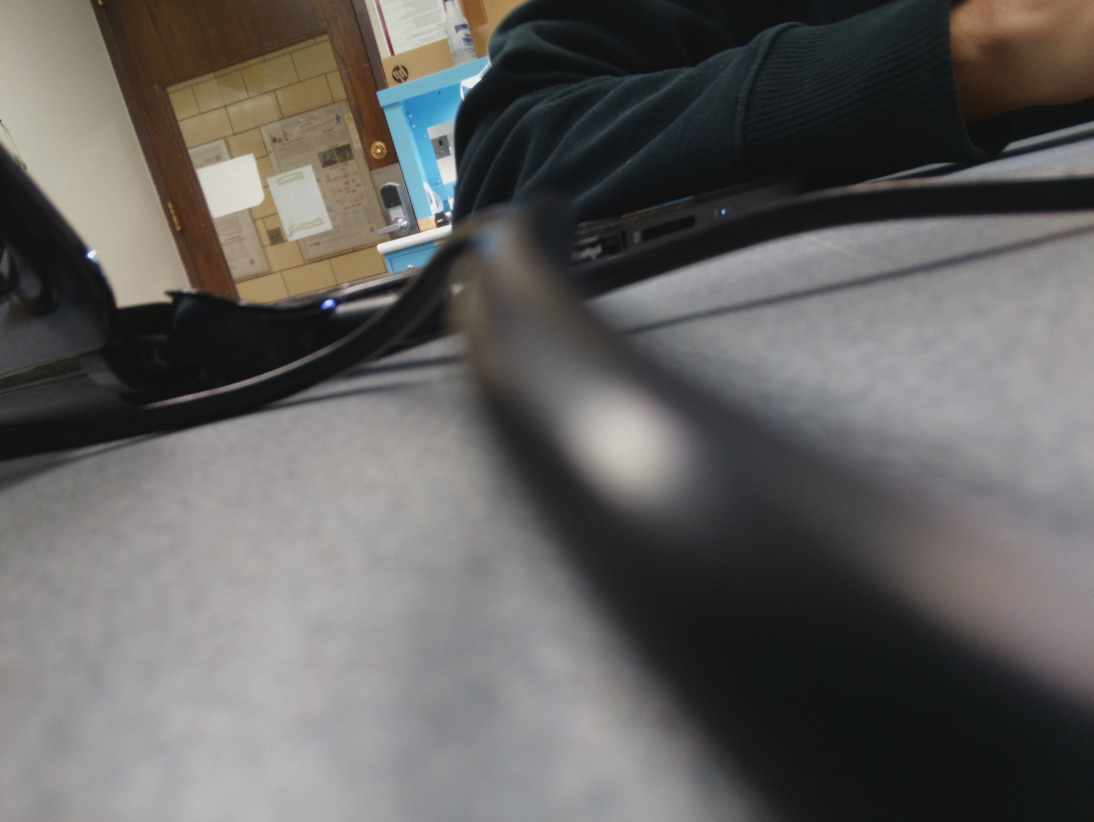
#> input picture camera/2017-10-31_1635.jpg, 3280 x 2464 px, given in place of 2017-10-31_1635.jpg.jpg, which was not available (shown at 1/3 size)
$ python image_processing.py camera/2017-10-31_1635.jpg
#> lines starting #> are read from the running program, lines starting #| are printed output that depends on the picture; after the words box and inside, x2 and y2 are one past the last pixel; in counts of white or black regions, pixels touching at a corner belong together; pictures that were not available may be replaced by others from this repository, and a replacement may not be noted
from PIL import Image
import sys
import numpy as np
from PIL import ImageFilter

'''
input should be the name of the file to be converted to BW
'''

# Path variables
path="/home/pi/Documents/access/camera/" #"C:/Users/Victor/Documents/UMass Amherst/Fall 2017 (senior)/SDP/images/" #"/home/pi/Documents/access/camera/" # path without image name
save_to=path #"/home/pi/Documents/access/camera/" #"" for same directory

# Check input name
if len(sys.argv) < 2:
    print("No input detected!")
    sys.exit("No input detected! Name of the file without extension must be provided as input through console")

file_name = sys.argv[1]

# Load image:
path = path+file_name+".jpg" # assuming jpg extension which is the one that we use when we take a picture

img = Image.open(path)
#> img is the input picture: PIL image 3280x2464 RGB; mean R, G, B 99, 97.1, 95.3
img.show()

rgb_im = img.convert('RGB')
r, g, b = rgb_im.split()
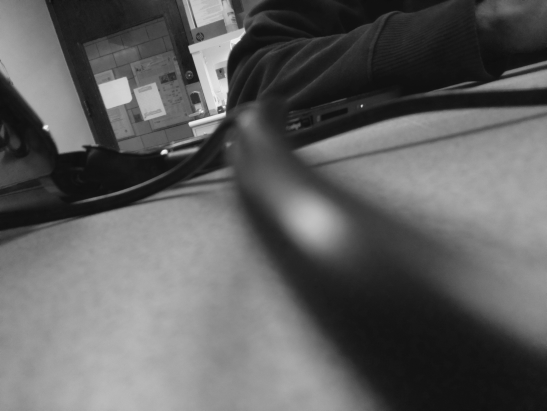
#> b: PIL image 3280x2464 L (shown at 1/6 size); min 4, max 255, mean 95.3

# Filter Green and Blue channels  -------------
#Green
# Matlab: ave_green = mean(mean(green));
ave_green =np.mean(g);
#> ave_green = 97.09

# Matlab: green(green < ave_green) = 0;
g = np.array(g)
g[np.where(g < ave_green)] = 0
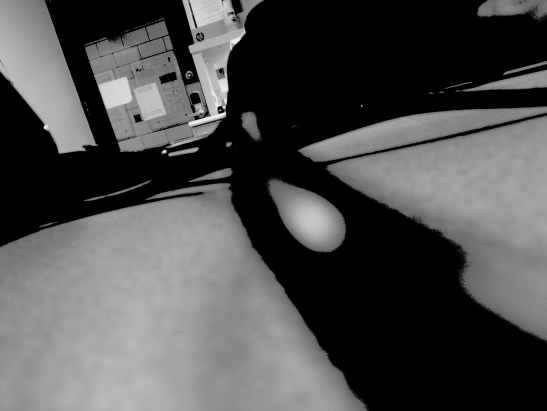
#> g: shape (2464, 3280) (shown at 1/6 size); min 0, max 240, mean 77.9

#Blue
ave_blue =np.mean(b);
#> ave_blue = 95.31
b2 = np.array(b)
b2[np.where(b2 < ave_blue)] = 0

#New Green Channel (less error)
newGreen=np.abs(g-b2*0.7)
# Matlab: newGreen1(new_img < 0.25) = 0;
newGreen[np.where(newGreen < 0.25*255)] = 0


newGreen = Image.fromarray(newGreen).convert('L') # to be able to merge r,g,b "need to convert each channel into a luminosity channel"
#> newGreen: PIL image 3280x2464 L

# Deleting Red and Blue channels
r=r.point(lambda i: i * 0)
#> r: PIL image 3280x2464 L; every value is 0
b=b.point(lambda i: i * 0)

# Create image with new channels
green_img = Image.merge('RGB', (r, newGreen, b))
green_img.show()


newGreen = np.array(newGreen) #convert to numpy array
newGreen[ np.where(newGreen > 0) ] = 255;
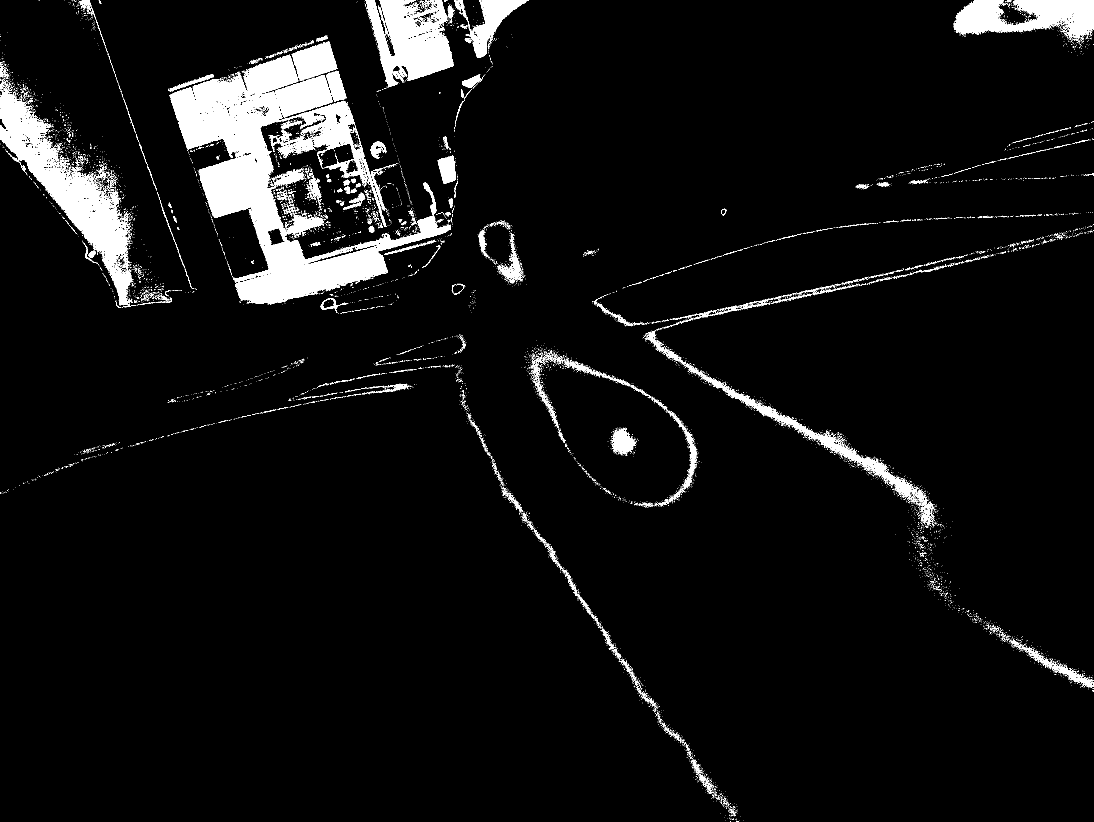
#> newGreen: shape (2464, 3280) (shown at 1/3 size); 5.5% white; 9958 white regions (9439 under 20 px), largest, box (x1, y1, x2, y2) and area: (509, 164, 1353, 913) 195540, (0, 268, 400, 917) 57747, (1097, 0, 1362, 262) 40113

b_w_img = Image.fromarray(newGreen)
b_w_img.show()

# Apply median filter

b_w_img_filtered = b_w_img.filter(ImageFilter.MedianFilter(size=7))
#> b_w_img_filtered: PIL image 3280x2464 L; 5.1% white; 448 white regions (270 under 20 px), largest, box (x1, y1, x2, y2) and area: (510, 166, 1353, 913) 180594, (0, 274, 396, 915) 62327, (1097, 0, 1361, 260) 40978
b_w_img_filtered = b_w_img_filtered.filter(ImageFilter.MedianFilter(size=7))
#> b_w_img_filtered: PIL image 3280x2464 L; 5.1% white; 169 white regions (31 under 20 px), largest, box (x1, y1, x2, y2) and area: (510, 126, 1353, 912) 191044, (0, 276, 395, 915) 62164, (1097, 0, 1360, 260) 41243
b_w_img_filtered = b_w_img_filtered.filter(ImageFilter.MedianFilter(size=7))
#> b_w_img_filtered: PIL image 3280x2464 L; 5% white; 131 white regions (14 under 20 px), largest, box (x1, y1, x2, y2) and area: (511, 127, 1353, 912) 191295, (0, 277, 394, 915) 62396, (1097, 0, 1360, 260) 41391
b_w_img_filtered = b_w_img_filtered.filter(ImageFilter.MedianFilter(size=7))
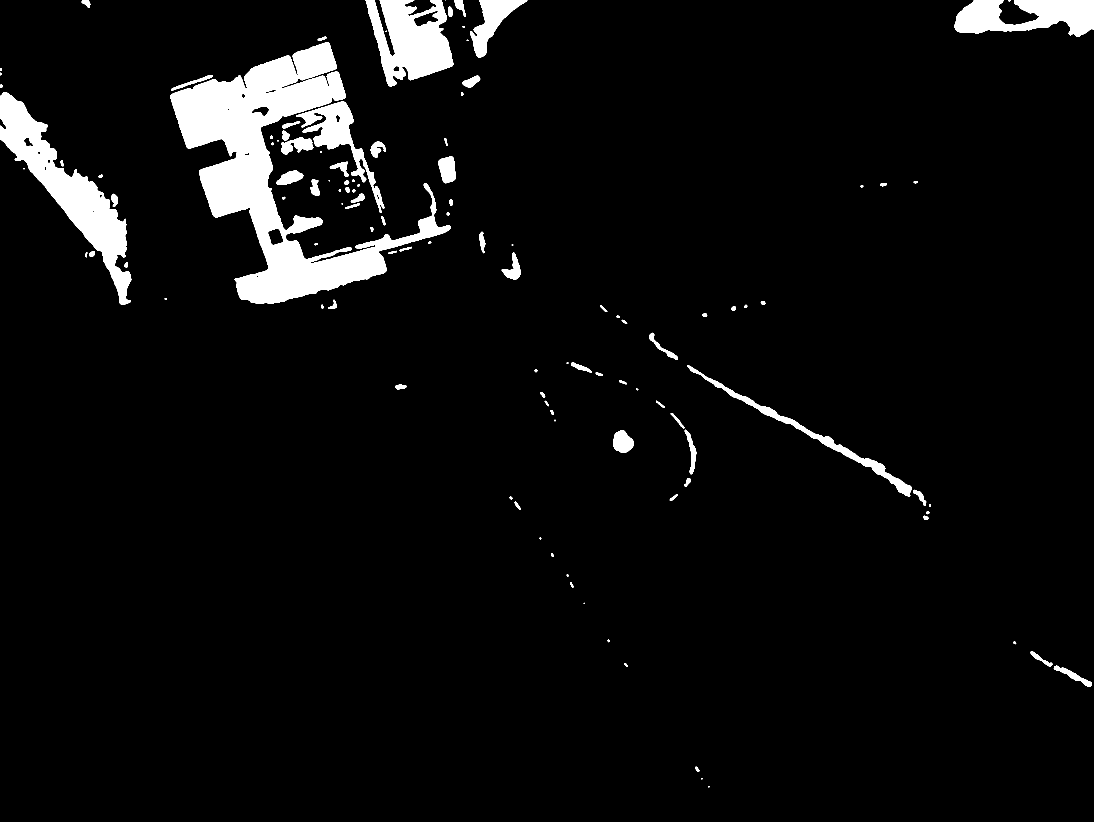
#> b_w_img_filtered: PIL image 3280x2464 L (shown at 1/3 size); 5% white; 114 white regions (12 under 20 px), largest, box (x1, y1, x2, y2) and area: (511, 127, 1352, 912) 191474, (0, 277, 394, 915) 62567, (1097, 0, 1360, 259) 41478

b_w_img_filtered.show()

bw_img_name=file_name+"_bw.jpg"
b_w_img_filtered.save(save_to+bw_img_name)

$ run again, on camera/2017-11-17_1641.jpg
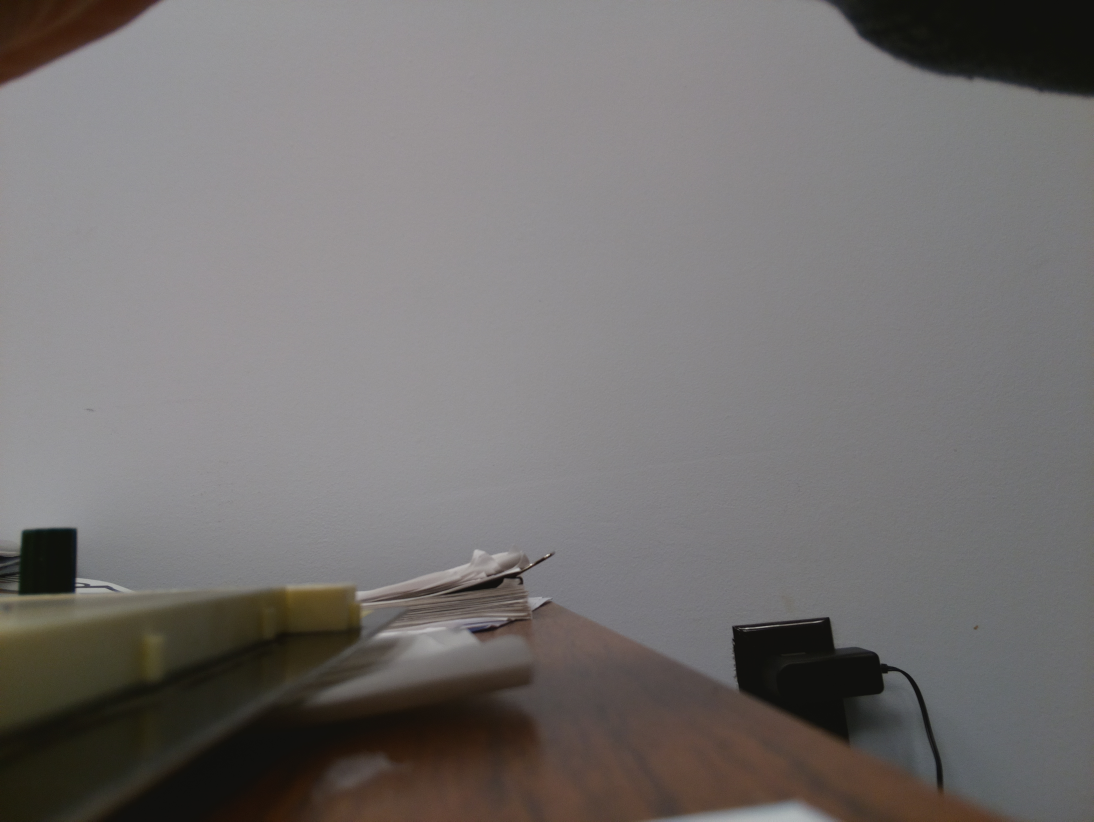
#> input picture camera/2017-11-17_1641.jpg, 3280 x 2464 px, given in place of 2017-11-17_1641.jpg.jpg, which was not available (shown at 1/3 size)
#> img is the input picture: PIL image 3280x2464 RGB; mean R, G, B 116.8, 113.6, 112.8
#> ave_green = 113.6
#> ave_blue = 112.8
#> `newGreen[ np.where(newGreen > 0) ] = 255;`:
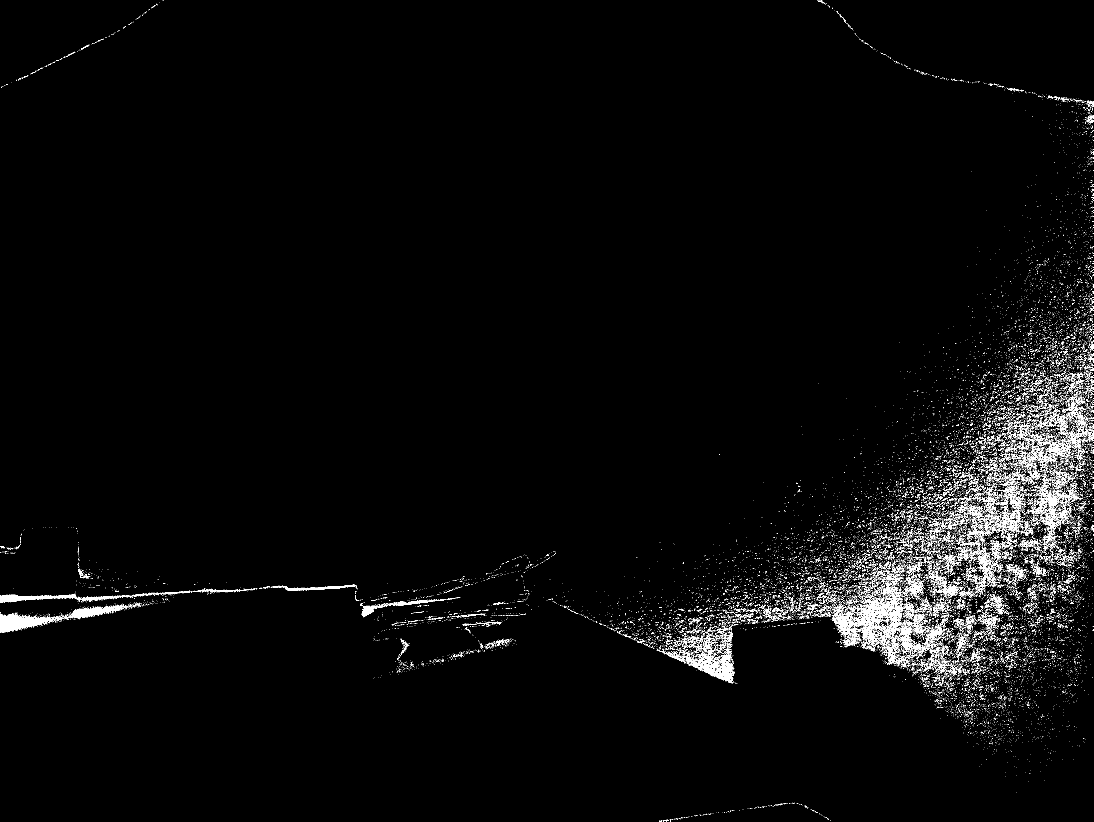
#> newGreen: shape (2464, 3280) (shown at 1/3 size); 1.9% white in thin lines or dots
#> `b_w_img_filtered = b_w_img_filtered.filter(ImageFilter.MedianFilter(si..`:
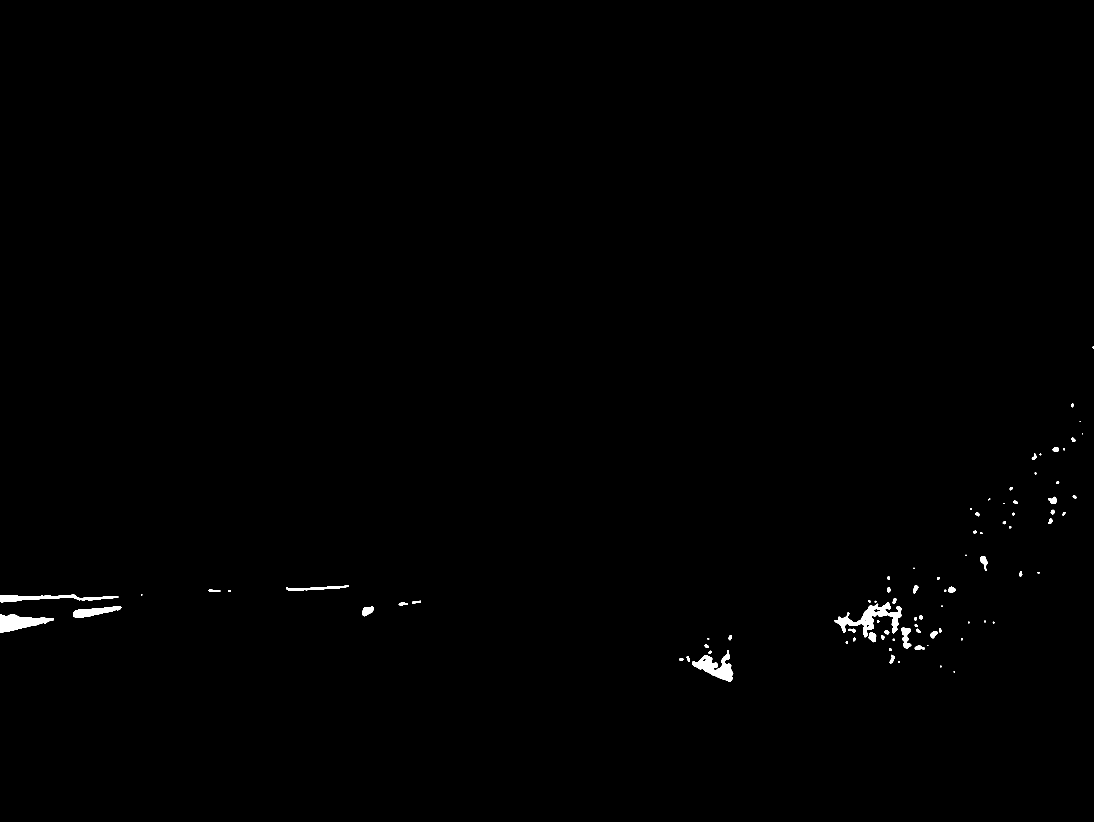
#> b_w_img_filtered: PIL image 3280x2464 L (shown at 1/3 size); 0.4% white; 86 white regions (11 under 20 px), largest, box (x1, y1, x2, y2) and area: (2503, 1807, 2705, 1912) 6343, (0, 1842, 162, 1897) 4945, (2077, 1951, 2200, 2045) 4861

$ run again, on camera/2017-11-17_1653.jpg
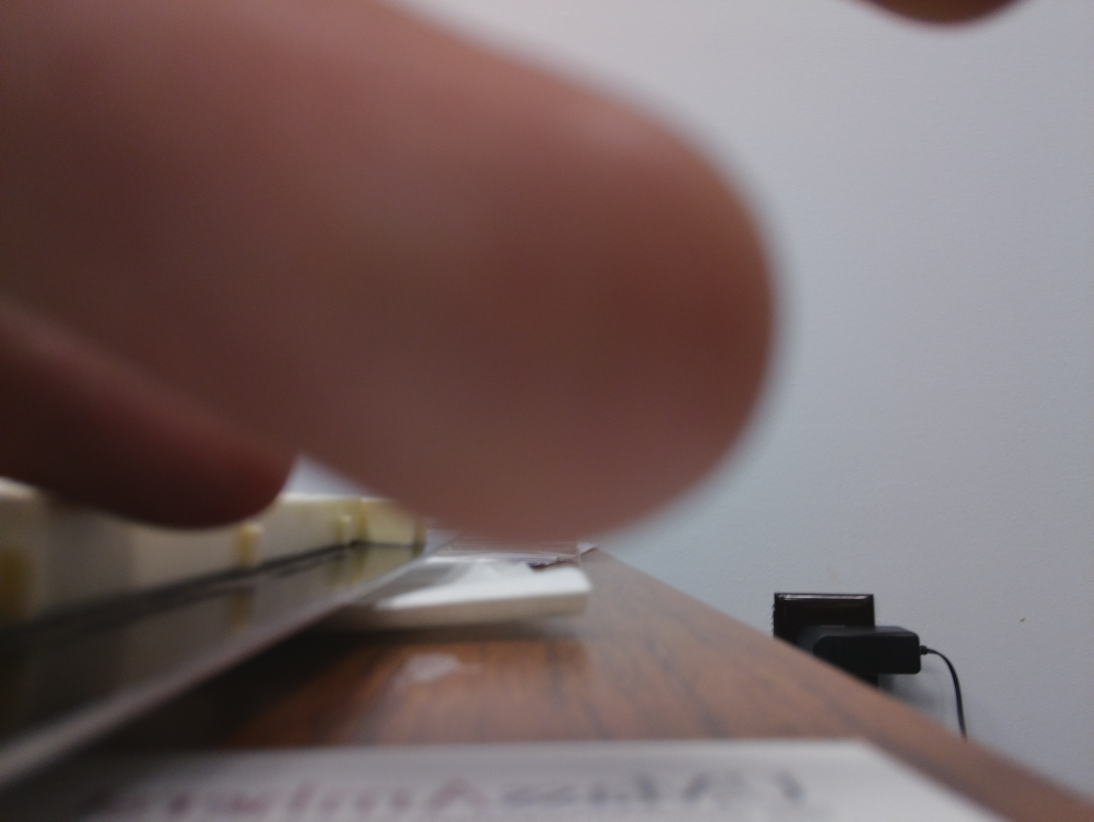
#> input picture camera/2017-11-17_1653.jpg, 3280 x 2464 px, given in place of 2017-11-17_1653.jpg.jpg, which was not available (shown at 1/3 size)
#> img is the input picture: PIL image 3280x2464 RGB; mean R, G, B 118.5, 100.8, 100.4
#> ave_green = 100.8
#> ave_blue = 100.4
#> `newGreen[ np.where(newGreen > 0) ] = 255;`:
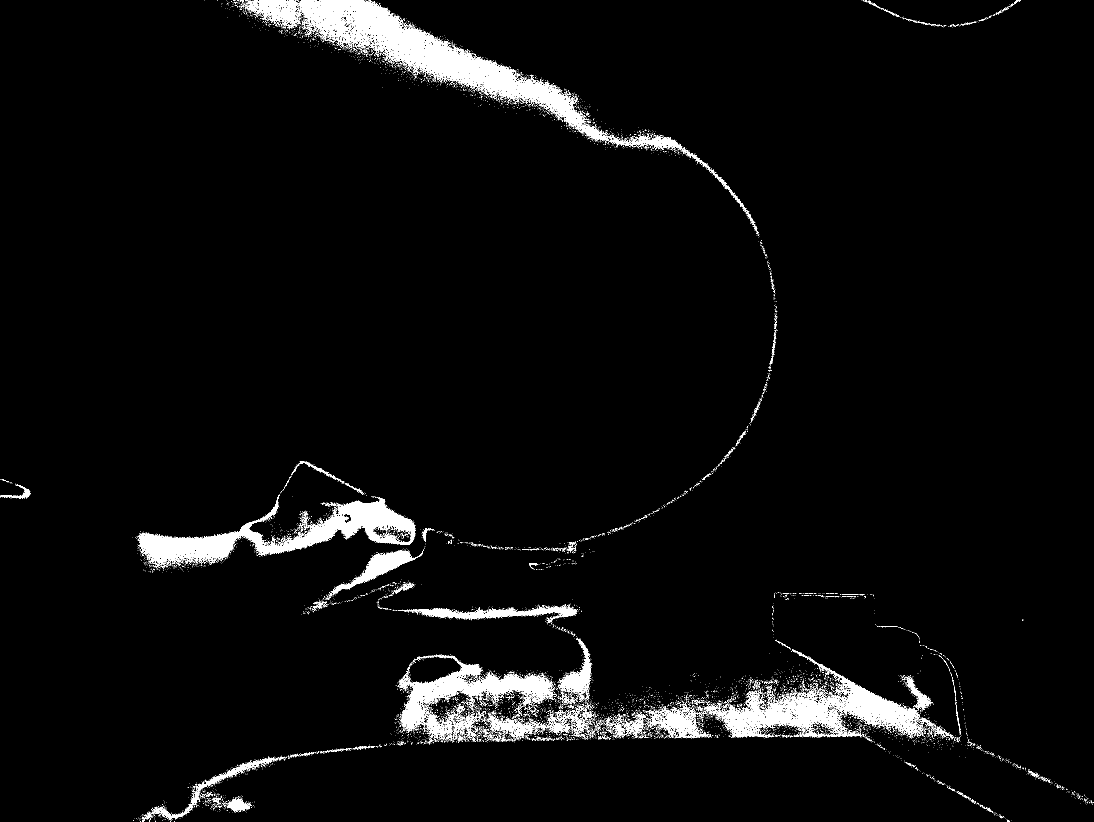
#> newGreen: shape (2464, 3280) (shown at 1/3 size); 3.2% white; 11766 white regions (11362 under 20 px), largest, box (x1, y1, x2, y2) and area: (894, 0, 1827, 423) 60143, (413, 1483, 1247, 1702) 43560, (2168, 2009, 2759, 2213) 32887
#> `b_w_img_filtered = b_w_img_filtered.filter(ImageFilter.MedianFilter(si..`:
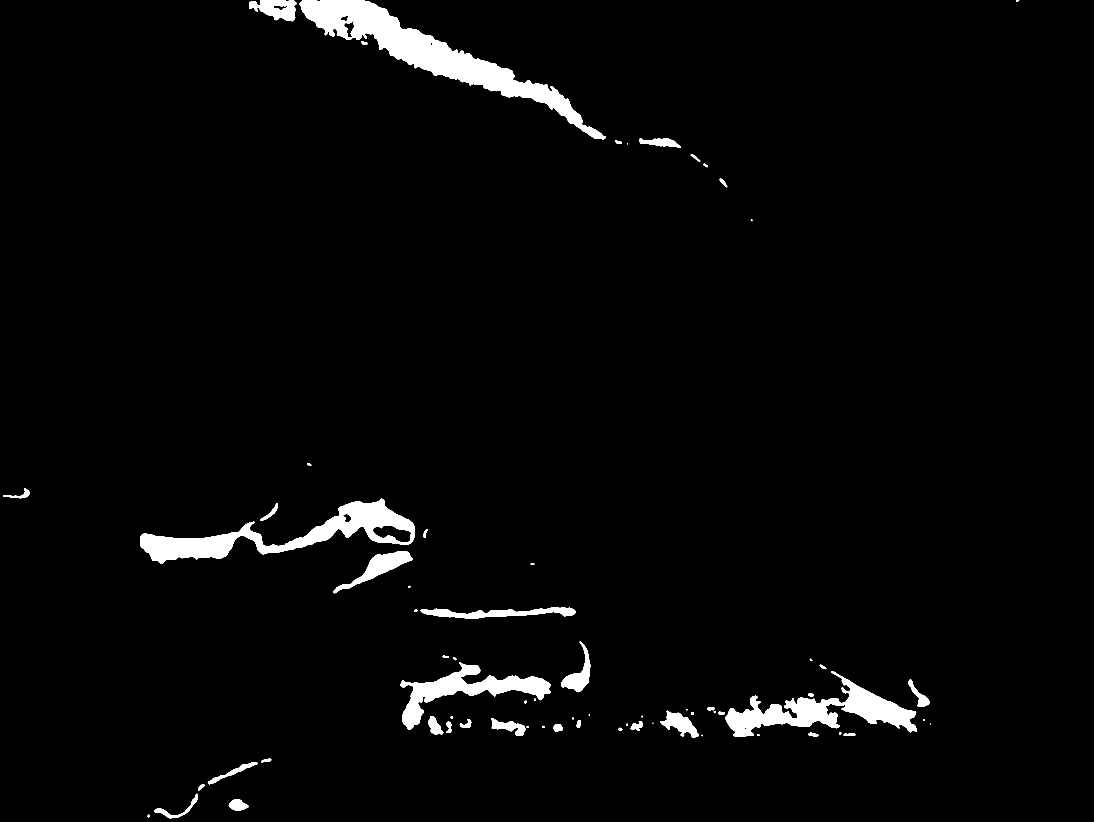
#> b_w_img_filtered: PIL image 3280x2464 L (shown at 1/3 size); 2.8% white; 67 white regions (8 under 20 px), largest, box (x1, y1, x2, y2) and area: (899, 0, 1817, 418) 71332, (420, 1496, 1245, 1692) 45206, (2176, 2013, 2750, 2211) 37002
